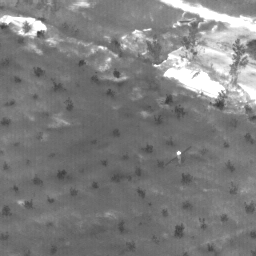
#> input picture data/datasetA/img/test/0.png, 256 x 256 px; its folder holds only this picture in this run
$ python main.py
#> lines starting #> are read from the running program, lines starting #| are printed output that depends on the picture; after the words box and inside, x2 and y2 are one past the last pixel; in counts of white or black regions, pixels touching at a corner belong together

"""
Centroid-Guided Regional Clustering Annotation
"""

import cv2
import numpy as np
from sklearn.cluster import DBSCAN
import os

def dbscan_and_generate_mask(sub_image, eps=5, min_samples=25):
    """
    Perform DBSCAN clustering and generate noise mask

    Args:
        sub_image: Local image region
        eps: DBSCAN neighborhood radius
        min_samples: Minimum samples for core point

    Returns:
        Binary noise mask in uint8 format
    """
    h, w, c = sub_image.shape
    img_reshaped = sub_image.reshape(-1, 3)
    dbscan = DBSCAN(eps=eps, min_samples=min_samples)
    labels = dbscan.fit_predict(img_reshaped)

    # Get largest cluster as background
    unique, counts = np.unique(labels, return_counts=True)
    cluster_counts = dict(zip(unique, counts))
    background_label = max(cluster_counts, key=cluster_counts.get)

    # Generate noise mask
    noise_mask = np.zeros((h, w), dtype=np.uint8)
    noise_mask[labels.reshape(h, w) != background_label] = 255
    return noise_mask


def process_single_image(img_path, mask_path, output_dir,
                        eps=55, min_samples=100,
                        window_radius=20, core_radius=4):
    """
    Process single image with configurable parameters

    Args:
        img_path: Input image path
        mask_path: Initial mask path(centroid labels)
        output_dir: Output directory
        eps: DBSCAN parameter
        min_samples: DBSCAN parameter
        window_radius: Analysis window radius
        core_radius: Core processing radius
    """
#> called with img_path = 'data/datasetA/img/test/0.png', mask_path = 'data/datasetA/mask-pre/test/0.png', eps = 55, min_samples = 100, window_radius = 10, core_radius = 4
    # Read image
    img = cv2.imread(img_path)
#> img is the input picture: shape (256, 256, 3); min 57, max 255, mean 126.1
    if img is None:
        print(f"Image read failed: {img_path}")
        return

    # Read mask
    mask = cv2.imread(mask_path, cv2.IMREAD_GRAYSCALE)
#> mask: shape (256, 256); min 57, max 255, mean 126.1
    if mask is None:
        print(f"Mask read failed: {mask_path}")
        return

    os.makedirs(output_dir, exist_ok=True)

    final_mask = np.zeros_like(mask)
    white_pixels = np.argwhere(mask == 255)
#> white_pixels = 1780 pairs, first value 0 to 153, second value 2 to 255

    # Window parameters calculation
    # window_size = 2 * window_radius + 1
    # core_size = 2 * core_radius + 1

    for y, x in white_pixels:
        # Calculate analysis window
        y_min = max(0, y - window_radius)
        y_max = min(mask.shape[0], y + window_radius + 1)
        x_min = max(0, x - window_radius)
        x_max = min(mask.shape[1], x + window_radius + 1)

        sub_image = img[y_min:y_max, x_min:x_max]
        noise_mask = dbscan_and_generate_mask(sub_image, eps, min_samples)

        # Calculate core region
        y_min_core = max(0, y - core_radius)
        y_max_core = min(mask.shape[0], y + core_radius + 1)
        x_min_core = max(0, x - core_radius)
        x_max_core = min(mask.shape[1], x + core_radius + 1)

        # Apply processing result
        final_mask[y_min_core:y_max_core, x_min_core:x_max_core] = \
            noise_mask[y_min_core - y_min : y_max_core - y_min,
                       x_min_core - x_min : x_max_core - x_min]
#> this loop made 1780 passes
#> (y, x, y_max, x_min, x_max, h in dbscan_and_generate_mask, unique in dbscan_and_generate_mask, counts in dbscan_and_generate_mask) on passes 1 to 3: (0, 164, 11, 154, 175, 11, [-1, 0], [61, 170]), (0, 165, 11, 155, 176, 11, [-1, 0], [69, 162]), (0, 166, 11, 156, 177, 11, [-1, 0], [77, 154])
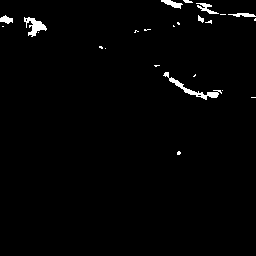
#> final_mask: shape (256, 256); 1.5% white; 24 white regions (16 under 20 px), largest, box (x1, y1, x2, y2) and area: (163, 72, 222, 100) 278, (24, 17, 47, 37) 214, (196, 3, 219, 14) 101
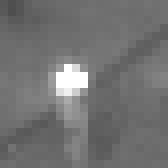
#> sub_image: shape (21, 21, 3) (shown 8 times larger); min 78, max 255, mean 114.2

    # Handle empty mask
    if cv2.countNonZero(final_mask) == 0:
        final_mask = mask
        print("Warning: Empty mask generated, using original mask")

    # Save result
    output_path = os.path.join(output_dir, os.path.basename(img_path))
    cv2.imwrite(output_path, final_mask)
    print(f"Processing completed: {output_path}")


def batch_process_dataset(base_dir,
                         eps_values=(55,),
                         min_samples_list=(100,),
                         window_radius=20,
                         core_radius=4):
    """
    Batch processing pipeline

    Args:
        base_dir: Dataset root path
        eps_values: List of eps parameters to try
        min_samples_list: List of min_samples to try
        window_radius: Analysis window radius
        core_radius: Core processing radius
    """
    # Path configuration
    img_root = os.path.join(base_dir, "img")
    mask_root = os.path.join(base_dir, "mask-pre")
    output_root = os.path.join(base_dir, "mask-dbscan")

    print("Starting batch processing...")
    print("Input directory: {img_root}")
    print("Output directory: {output_root}")

    for min_samples in min_samples_list:
        for eps in eps_values:
            param_dir = os.path.join(output_root,
                                    f"minsamples_{min_samples}",
                                    f"eps{eps}")

            # Traverse folders
            for folder in os.listdir(img_root):
                img_folder = os.path.join(img_root, folder)
                mask_folder = os.path.join(mask_root, folder)
                output_folder = os.path.join(param_dir, folder)

                if not os.path.exists(mask_folder):
                    print("Skipping unmatched folder: {folder}")
                    continue

                # Process each image
                for img_file in os.listdir(img_folder):
                    if not img_file.lower().endswith(('.png', '.jpg', '.jpeg', '.bmp')):
                        continue

                    img_path = os.path.join(img_folder, img_file)
                    mask_path = os.path.join(mask_folder,
                                           os.path.splitext(img_file)[0] + ".png")

                    if not os.path.exists(mask_path):
                        print("Mask not found: {mask_path}")
                        continue

                    process_single_image(
                        img_path=img_path,
                        mask_path=mask_path,
                        output_dir=output_folder,
                        eps=eps,
                        min_samples=min_samples,
                        window_radius=window_radius,
                        core_radius=core_radius
                    )

if __name__ == "__main__":
    # Configure relative path
    current_dir = os.path.dirname(os.path.abspath(__file__))
    dataset_root = os.path.join(current_dir, "data/datasetA")

    # Execute batch processing
    batch_process_dataset(
        base_dir=dataset_root,
        eps_values=[55],
        min_samples_list=[100],
        window_radius=10,  # Adjustable window size
        core_radius=4     # Adjustable core region
        # Window parameters calculation
        # window_size = 2 * window_radius + 1
        # core_size = 2 * core_radius + 1
    )

    print("All processing completed!")

$ run again, on data/datasetA/img/test/10.png
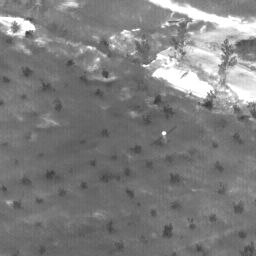
#> input picture data/datasetA/img/test/10.png, 256 x 256 px
#> in process_single_image, img is the input picture: shape (256, 256, 3); min 57, max 255, mean 126.2
#> white_pixels = 1826 pairs, first value 0 to 134, second value 0 to 255
#> the loop in process_single_image, `for y, x in white_pixels:` made 1826 passes
#> (y, x, y_max, x_min, x_max, h in dbscan_and_generate_mask, unique in dbscan_and_generate_mask, counts in dbscan_and_generate_mask) on passes 1 to 3: (0, 152, 11, 142, 163, 11, [-1, 0], [59, 172]), (0, 153, 11, 143, 164, 11, [-1, 0], [67, 164]), (0, 154, 11, 144, 165, 11, [-1, 0], [75, 156])
#> after the loop in process_single_image, `for y, x in white_pixels:`:
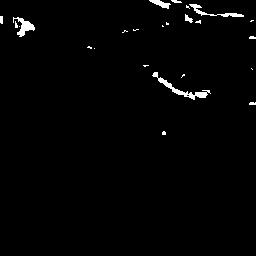
#> final_mask: shape (256, 256); 1.5% white; 24 white regions (17 under 20 px), largest, box (x1, y1, x2, y2) and area: (152, 72, 211, 100) 285, (13, 17, 35, 37) 184, (189, 4, 244, 17) 170
#> after the loop in process_single_image, `for y, x in white_pixels:`:
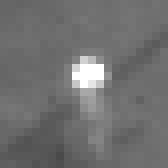
#> sub_image: shape (21, 21, 3) (shown 8 times larger); min 74, max 255, mean 112
